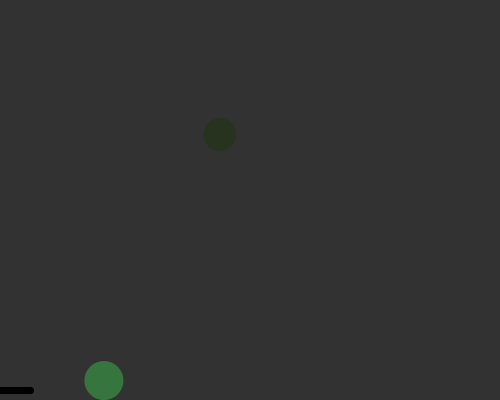
Frame 1 (no input)
Frame 60 (the mouse pressed at the canvas centre just before this capture): blank canvas, image omitted
Frame 120 (the mouse held since frame 60 and released just before this capture): blank canvas, image omitted

The Processing sketch that drew this single still picture (run headless with seeded random() and noise(); from frame 60 on, the mouse is pressed at the canvas centre):

// Processing sketch: processing_106980
// ── processing_106980.pde

int v1;
circulo[] forma;
boolean dos=true;
PFont myfont;
void setup() {
  size(500,400);
  ellipseMode(CENTER);
  forma =new circulo[2];
  smooth();
  for (int i=0;i<=1;i++) {
    forma[i]=new circulo((int)random(20, 50), new PVector(random(0, 400), random(0, 400)), (int)random(0, 255), (int)random(0, 255), (int)random(0, 255));
  }
}

void draw() {
  background(50);
  print(dos);
  if(((forma[0].verificar()) && (forma[1].verificar()==false)) || ((forma[0].verificar()==false) && (forma[1].verificar()))){
   dos=false;
  }else{
    dos=true;
  }
  
  for (int i=0;i<=1;i++) {
    v1=(int)random(-1100,1100);
    forma[i].rebotar(v1);
    forma[i].mostrar(dos);
  }
  if((forma[0].verificar()) && (forma[1].verificar())){
    //textMode(CENTER);
    background(245,109,134);
    int i=0;
    if(i<255){
      fill(0,0,0,i);
     i=i+1; 
    }
  }
 
}


class circulo {

  PVector gravedad;
  private PVector direccion;
  operar linea;
  float v= 0;
  int x, y, z;
  PVector Velocidad;
  PVector Aceleracion;
  float diametro;//masa
  PVector pos=new PVector();
  boolean dos;
  circulo(int diametro, PVector pos, int x, int y, int z) {
    this.x=x;
    this.y=y;
    this.z=z;
    this.diametro=diametro;
    this.pos=pos;
    Aceleracion=new PVector(0, 0);
    Velocidad=new PVector(0, 0);
    linea=new operar();
    direccion=new PVector();
  }


  void mostrar(boolean dos) {
    this.dos=dos;
    noStroke();
    float viento= map(noise(v),0,1,-8,8);
    fill(x, y, z, 102);
    ellipse(pos.x, pos.y, diametro, diametro);
    linea.mostrar(dos);
    gravedad=new PVector(0, 0.4*diametro);
    PVector resistencia=Velocidad.get();
    float perder = 5.7;
    resistencia.mult(-1);
    resistencia.normalize();
    resistencia.mult(perder);//
    aplicarFuerza(new PVector(viento,0));
    aplicarFuerza(gravedad);
    aplicarFuerza(resistencia);
    Actualizar();
    v+=0.03;
  }
  void Actualizar() {//velocidad
    Velocidad.add(Aceleracion);
    Velocidad.limit(11);
    pos.add(Velocidad);
    Aceleracion.mult(0);
  }
  //fuerza
  void aplicarFuerza(PVector f) {
    PVector M=PVector.div(f, diametro);
        Aceleracion.add(M);
  }
  boolean verificar(){
    if(pos.y>height-diametro/2){
        return true;
      }else{
        return false;
       }
  }
  void rebotar(int v) {
    if (pos.y<0+diametro/2) {
      Velocidad.y=Velocidad.y*-1;
      if(pos.y>diametro/2){
        pos.y=diametro/2;
      }
    }
    
    if(pos.y>(height-10)-diametro/2 && pos.y<(height-10)+diametro/2 && pos.x>mouseX-60 && pos.x<mouseX+60){
       Velocidad.y=(Velocidad.y+30)*-1;
       direccion.x=v;
       aplicarFuerza(direccion);
      }
    
    if (pos.x<0+diametro/2 || pos.x>width-diametro/2) {
      Velocidad.x=Velocidad.x*-1;
      if(pos.x<0+diametro/2){
        pos.x=diametro/2;
      }if(pos.x>width-diametro/2){
        pos.x=width-diametro/2;
      }
    }
  }
 
}


 class operar{

  void mostrar(boolean dos){
    stroke(0);
    strokeWeight(7);
    fill(0);
    if(dos){
    line(mouseX-60,height-10,mouseX+60,height-10);
    }else{
    line(mouseX-30,height-10,mouseX+30,height-10);
    }
  }
  
  
}
